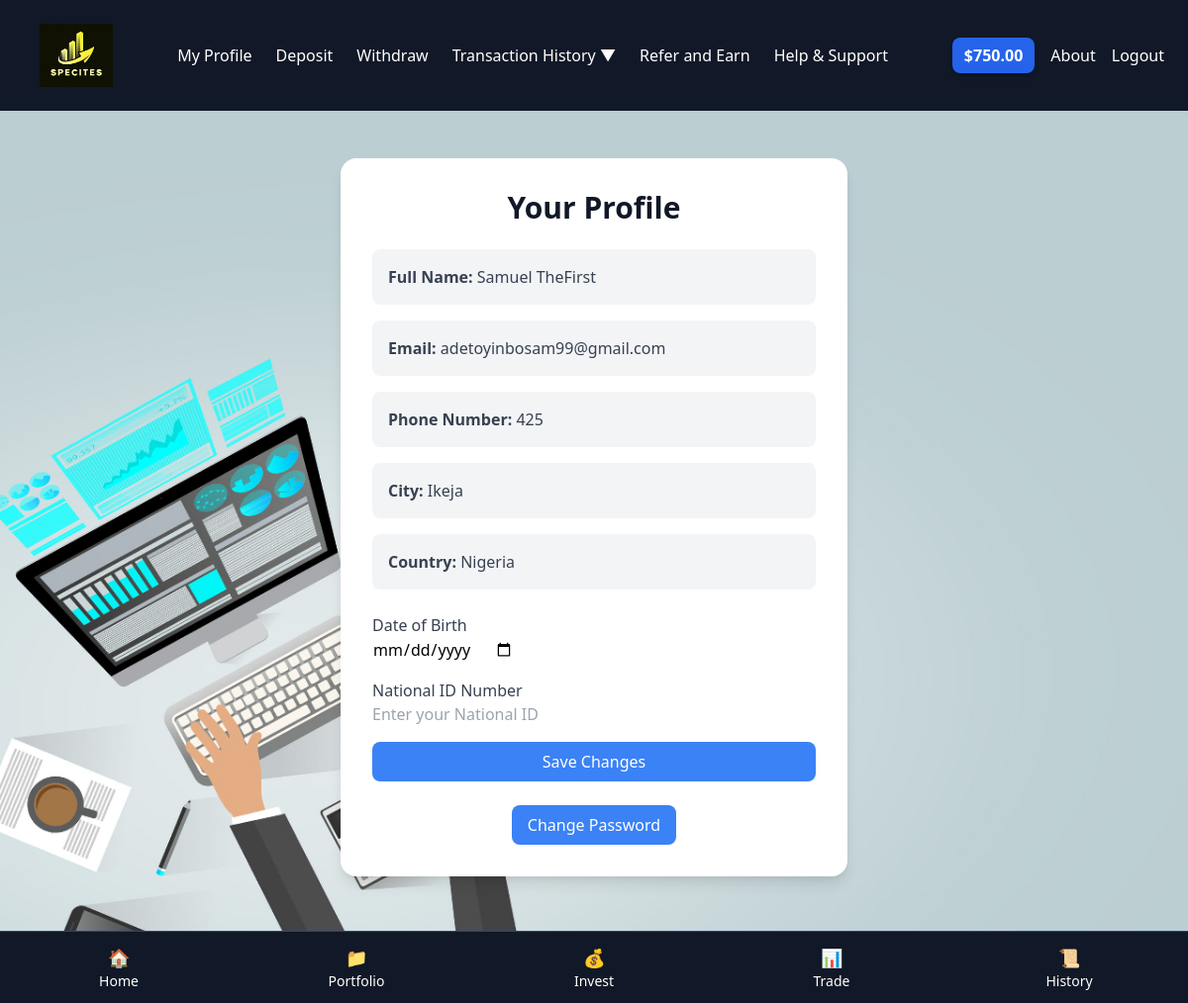
The app's page /profile/ (signed in) with its own data.
### accounts/models.py (models this page shows, shortened)
class User(AbstractUser):
    username = None
    email = models.EmailField(unique=True, null=False, blank=False)
    phone_number = models.CharField(max_length=15, unique=True, blank=False, null=False)
    country_code = models.CharField(max_length=6, blank=False, null=True)  # Store country code separately
    country = CountryField(blank_label="(Select country)", max_length=2)
    objects = UserManager()
    USERNAME_FIELD = 'email'
    REQUIRED_FIELDS = ['phone_number']
    city = models.CharField(max_length=256)
    referral_code = models.CharField(max_length=10, unique=True)
    referral_bonus = models.DecimalField(default=0.00, max_digits=10, decimal_places=2)

class Profile(models.Model):
    user = models.OneToOneField(
        User,
        related_name='account_profile',
        on_delete=models.CASCADE
    )
    date_of_birth = models.DateField(null=True, blank=True)
    national_id_number = models.CharField(max_length=50, null=True, blank=True)
    balance = models.DecimalField(max_digits=12, decimal_places=2, default=0.00)
    withdrawable_balance = models.DecimalField(max_digits=12, decimal_places=2, default=0.00)
    ongoing_investment_balance = models.DecimalField(max_digits=12, decimal_places=2, default=0.00)
    total_invested = models.DecimalField(max_digits=12, decimal_places=2, default=0.00)
    total_yielded = models.DecimalField(max_digits=12, decimal_places=2, default=0.00)

### core/views.py (the view, shortened to what this page needs)
# urls.py: path('profile/', profile_view, name='profile'),
@login_required
def profile_view(request):
    user = request.user
    profile, created = Profile.objects.get_or_create(user=user)
    password_form = PasswordChangeForm(user=request.user)
    profile_form = ProfileUpdateForm(instance=profile)
    return render(
        request,
        "core/profile.html",
        {"user": user, "password_form": password_form, "profile_form": profile_form}
    )

### core/forms.py
class ProfileUpdateForm(forms.ModelForm):
    date_of_birth = forms.DateField(
        required=False, widget=forms.DateInput(attrs={'type': 'date'})
    )
    national_id_number = forms.CharField(
        max_length=50, required=False, widget=forms.TextInput(attrs={'placeholder': 'Enter your National ID'})
    )
    class Meta:
        model = Profile
        fields = ['date_of_birth', 'national_id_number']

### templates/core/profile.html (shortened to what this page needs)
{% extends "core/base.html" %}
{% block content %}
<div class="container mx-auto my-12 px-6">
    <div class="bg-white p-8 rounded-2xl shadow-lg max-w-lg mx-auto">
        <h2 class="text-3xl font-bold text-gray-900 mb-6 text-center">Your Profile</h2>
        <div class="space-y-4">
            <div class="bg-gray-100 p-4 rounded-lg">
                <p class="text-gray-700"><strong>Full Name:</strong> {{ user.first_name }} {{ user.last_name }}</p>
            </div>
            <div class="bg-gray-100 p-4 rounded-lg">
                <p class="text-gray-700"><strong>Email:</strong> {{ user.email }}</p>
            </div>
            <div class="bg-gray-100 p-4 rounded-lg">
                <p class="text-gray-700"><strong>Phone Number:</strong> {{ user.phone_number }}</p>
            </div>
            <div class="bg-gray-100 p-4 rounded-lg">
                <p class="text-gray-700"><strong>City:</strong> {{ user.city }}</p>
            </div>
            <div class="bg-gray-100 p-4 rounded-lg">
                <p class="text-gray-700"><strong>Country:</strong> {{ user.country.name }}</p>
            </div>
        </div>
        <div class="mt-6">
            <form method="post" class="space-y-4">
                <div>
                    <label class="block text-gray-700 font-medium">Date of Birth</label>
                    {{ profile_form.date_of_birth }}
                </div>
                <div>
                    <label class="block text-gray-700 font-medium">National ID Number</label>
                    {{ profile_form.national_id_number }}
                </div>
                <button type="submit" name="update_profile" class="w-full bg-blue-500 text-white px-4 py-2 rounded-lg hover:bg-blue-600 transition">
                    Save Changes
                </button>
            </form>
        </div>
        <div class="mt-6 text-center">
            <button id="show-password-form" class="bg-blue-500 text-white px-4 py-2 rounded-lg hover:bg-blue-600 transition">
                Change Password
            </button>
        </div>
    </div>
</div>
{% endblock %}

### templates/core/navbar.html (shortened to what this page needs)
{% if request.user.is_authenticated %}
{% load static %}
<nav class="flex items-center justify-between bg-gray-900 p-4 lg:p-6">
    <div class="flex items-center">
        <img src="{% static 'img/logo.png' %}" alt="Logo" class="h-16 w-auto ml-4">
    </div>
    <div class="hidden lg:flex space-x-6">
        <a href="{% url 'profile' %}" class="text-white hover:text-gray-300">My Profile</a>
        <a href="{% url 'transactions:deposit_money' %}" class="text-white hover:text-gray-300">Deposit</a>
        <a href="{% url 'transactions:withdraw_money' %}" class="text-white hover:text-gray-300">Withdraw</a>
        <div class="relative">
            <button id="transaction-btn" class="text-white hover:text-gray-300 focus:outline-none">
                Transaction History ▼
            </button>
        </div>
        <a href="{% url 'core:refer_earn' %}" class="text-white hover:text-gray-300">Refer and Earn</a>
        <a href="{% url 'help' %}" class="text-white hover:text-gray-300">Help & Support</a>
    </div>
    <div class="flex items-center space-x-4">
        <div class="relative">
            <button id="balance-btn" class="text-white font-semibold bg-blue-600 px-3 py-1.5 rounded-lg shadow-md hover:bg-blue-700 focus:outline-none">
                ${{ request.user.account_profile.balance }}
            </button>
        </div>
        <a href="{% url 'about' %}" class="hidden sm:block text-white hover:text-gray-300">About</a>
        <a href="{% url 'accounts:user_logout' %}" class="text-white hover:text-gray-300">Logout</a>
    </div>
</nav>
{% endif %}

### records on screen
User: user.account_profile.balance "750.00", first_name "Samuel", last_name "TheFirst", email "adetoyinbosam99@gmail.com", phone_number "425", city "Ikeja", country.name "Nigeria"
